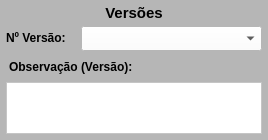
           <widget class="QWidget" name="widget_5" native="true">
            <property name="minimumSize">
             <size>
              <width>0</width>
              <height>140</height>
             </size>
            </property>
            <property name="maximumSize">
             <size>
              <width>16777215</width>
              <height>140</height>
             </size>
            </property>
            <property name="styleSheet">
             <string notr="true">background-color: rgb(182, 182, 182);</string>
            </property>
            <layout class="QVBoxLayout" name="verticalLayout_13">
             <property name="spacing">
              <number>1</number>
             </property>
             <property name="leftMargin">
              <number>1</number>
             </property>
             <property name="topMargin">
              <number>4</number>
             </property>
             <property name="rightMargin">
              <number>1</number>
             </property>
             <property name="bottomMargin">
              <number>3</number>
             </property>
             <item>
              <widget class="QLabel" name="label_74">
               <property name="maximumSize">
                <size>
                 <width>16777215</width>
                 <height>16777215</height>
                </size>
               </property>
               <property name="font">
                <font>
                 <pointsize>11</pointsize>
                 <weight>75</weight>
                 <bold>true</bold>
                </font>
               </property>
               <property name="text">
                <string>Versões</string>
               </property>
               <property name="alignment">
                <set>Qt::AlignCenter</set>
               </property>
              </widget>
             </item>
             <item>
              <widget class="QWidget" name="widget_22" native="true">
               <property name="minimumSize">
                <size>
                 <width>0</width>
                 <height>30</height>
                </size>
               </property>
               <property name="maximumSize">
                <size>
                 <width>16777215</width>
                 <height>30</height>
                </size>
               </property>
               <layout class="QHBoxLayout" name="horizontalLayout_17">
                <property name="spacing">
                 <number>5</number>
                </property>
                <property name="leftMargin">
                 <number>5</number>
                </property>
                <property name="topMargin">
                 <number>3</number>
                </property>
                <property name="rightMargin">
                 <number>5</number>
                </property>
                <property name="bottomMargin">
                 <number>3</number>
                </property>
                <item>
                 <widget class="QLabel" name="label_77">
                  <property name="minimumSize">
                   <size>
                    <width>70</width>
                    <height>0</height>
                   </size>
                  </property>
                  <property name="maximumSize">
                   <size>
                    <width>70</width>
                    <height>16777215</height>
                   </size>
                  </property>
                  <property name="font">
                   <font>
                    <pointsize>9</pointsize>
                    <weight>75</weight>
                    <bold>true</bold>
                   </font>
                  </property>
                  <property name="text">
                   <string>Nº Versão:</string>
                  </property>
                  <property name="alignment">
                   <set>Qt::AlignLeading|Qt::AlignLeft|Qt::AlignVCenter</set>
                  </property>
                 </widget>
                </item>
                <item>
                 <widget class="QComboBox" name="combo_Versao">
                  <property name="sizePolicy">
                   <sizepolicy hsizetype="Preferred" vsizetype="Preferred">
                    <horstretch>0</horstretch>
                    <verstretch>0</verstretch>
                   </sizepolicy>
                  </property>
                  <property name="minimumSize">
                   <size>
                    <width>0</width>
                    <height>25</height>
                   </size>
                  </property>
                  <property name="maximumSize">
                   <size>
                    <width>16777215</width>
                    <height>25</height>
                   </size>
                  </property>
                  <property name="font">
                   <font>
                    <pointsize>9</pointsize>
                   </font>
                  </property>
                  <property name="styleSheet">
                   <string notr="true">background-color: rgb(255, 255, 255);</string>
                  </property>
                  <item>
                   <property name="text">
                    <string/>
                   </property>
                  </item>
                 </widget>
                </item>
               </layout>
              </widget>
             </item>
             <item>
              <widget class="QWidget" name="widget_27" native="true">
               <property name="maximumSize">
                <size>
                 <width>16777215</width>
                 <height>16777215</height>
                </size>
               </property>
               <property name="styleSheet">
                <string notr="true"/>
               </property>
               <layout class="QVBoxLayout" name="verticalLayout_14">
                <property name="spacing">
                 <number>5</number>
                </property>
                <property name="leftMargin">
                 <number>5</number>
                </property>
                <property name="topMargin">
                 <number>3</number>
                </property>
                <property name="rightMargin">
                 <number>5</number>
                </property>
                <property name="bottomMargin">
                 <number>3</number>
                </property>
                <item>
                 <widget class="QWidget" name="widget_8" native="true">
                  <layout class="QHBoxLayout" name="horizontalLayout_18">
                   <property name="spacing">
                    <number>3</number>
                   </property>
                   <property name="leftMargin">
                    <number>3</number>
                   </property>
                   <property name="topMargin">
                    <number>3</number>
                   </property>
                   <property name="rightMargin">
                    <number>3</number>
                   </property>
                   <property name="bottomMargin">
                    <number>3</number>
                   </property>
                   <item>
                    <widget class="QLabel" name="label_30">
                     <property name="sizePolicy">
                      <sizepolicy hsizetype="Preferred" vsizetype="Preferred">
                       <horstretch>0</horstretch>
                       <verstretch>0</verstretch>
                      </sizepolicy>
                     </property>
                     <property name="minimumSize">
                      <size>
                       <width>0</width>
                       <height>0</height>
                      </size>
                     </property>
                     <property name="maximumSize">
                      <size>
                       <width>16777215</width>
                       <height>16777215</height>
                      </size>
                     </property>
                     <property name="font">
                      <font>
                       <pointsize>9</pointsize>
                       <weight>75</weight>
                       <bold>true</bold>
                      </font>
                     </property>
                     <property name="text">
                      <string>Observação (Versão):</string>
                     </property>
                     <property name="alignment">
                      <set>Qt::AlignLeading|Qt::AlignLeft|Qt::AlignVCenter</set>
                     </property>
                    </widget>
                   </item>
                   <item>
                    <widget class="QLabel" name="label_8">
                     <property name="text">
                      <string/>
                     </property>
                    </widget>
                   </item>
                  </layout>
                 </widget>
                </item>
                <item>
                 <widget class="QPlainTextEdit" name="plain_Obs_V_2">
                  <property name="sizePolicy">
                   <sizepolicy hsizetype="Preferred" vsizetype="Preferred">
                    <horstretch>0</horstretch>
                    <verstretch>0</verstretch>
                   </sizepolicy>
                  </property>
                  <property name="styleSheet">
                   <string notr="true">background-color: rgb(255, 255, 255);</string>
                  </property>
                 </widget>
                </item>
               </layout>
              </widget>
             </item>
            </layout>
           </widget>
